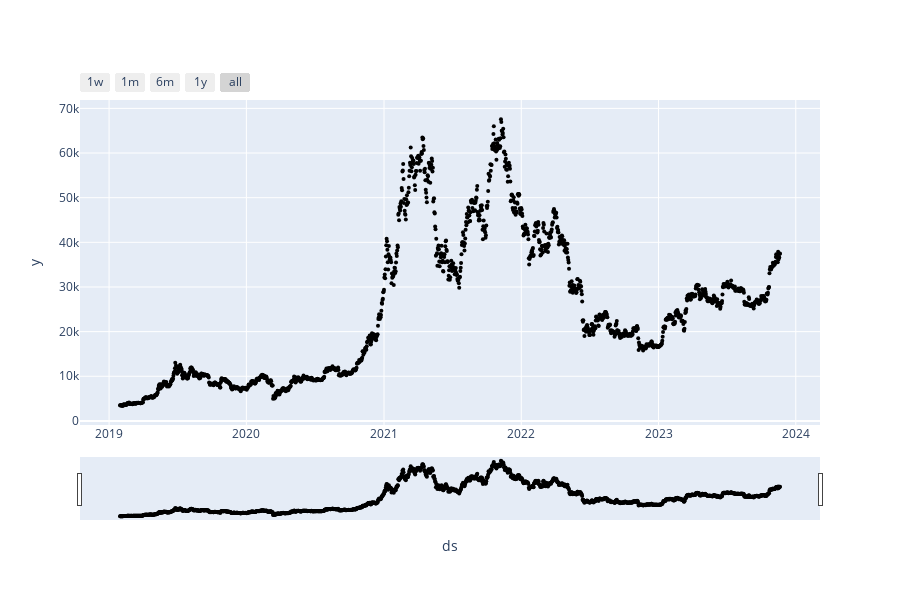
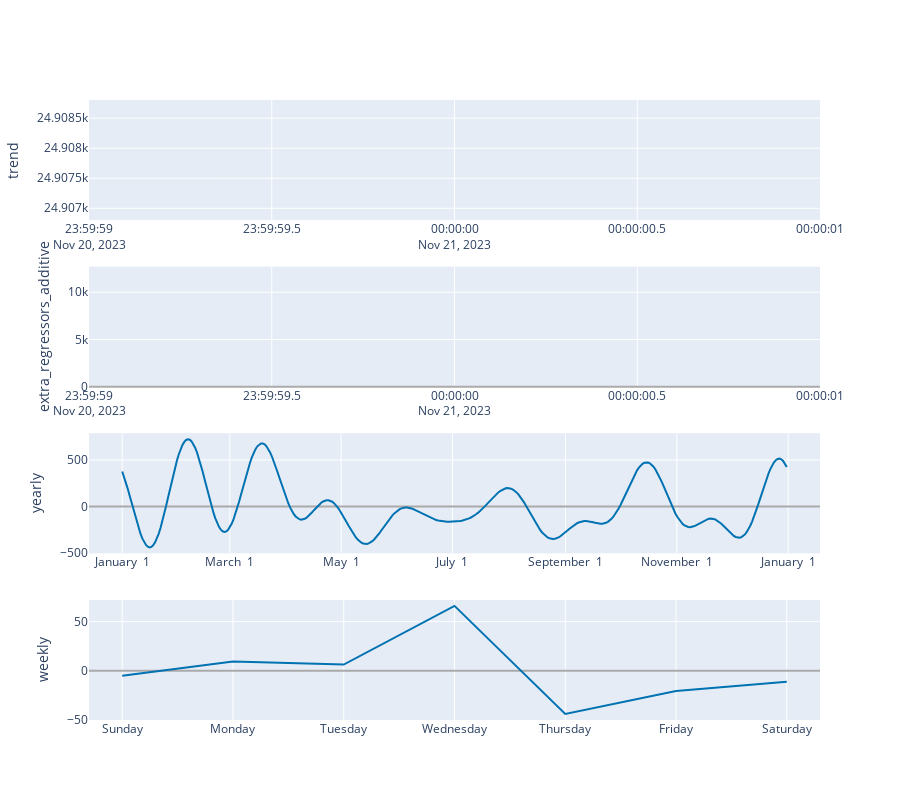

The notebook cell these images were saved under, in order:
### Code cell
import pandas as pd
from prophet import Prophet
from prophet.plot import plot_plotly, plot_components_plotly
import yfinance as yf
from datetime import datetime, timedelta
from sklearn.metrics import mean_squared_error
import numpy as np

# Load historical Bitcoin price data
symbol = "BTC-USD"
start_date = "2019-01-01"
end_date = datetime.today().strftime('%Y-%m-%d')
bitcoin_data = yf.download(symbol, start=start_date, end=end_date)

# Prepare the data for Prophet
df = pd.DataFrame()
df['ds'] = bitcoin_data.index
df['y'] = bitcoin_data['Close'].values

# Feature Engineering
# Add additional features, such as daily returns, moving averages, and volatility
df['returns'] = df['y'].pct_change()
df['ma7'] = df['y'].rolling(window=7).mean()
df['ma30'] = df['y'].rolling(window=30).mean()
df['volatility'] = df['returns'].rolling(window=7).std()
df = df.dropna()

# model 3

# Instantiate the Prophet model
model3 = Prophet(changepoint_prior_scale=0.05, yearly_seasonality=True, weekly_seasonality=True, daily_seasonality=False)

# Add additional regressors
model3.add_regressor('ma7')
model3.add_regressor('ma30')
model3.add_regressor('volatility')

# Fit the model
model3.fit(df)

# Create a dataframe for the next day
future = model3.make_future_dataframe(periods=1, freq='D', include_history=False)

# Add regressor values for the next day
# Adjust these values based on the actual values for the next day
future['ma7'] = df['ma7'].values[-1]
future['ma30'] = df['ma30'].values[-1]
future['volatility'] = df['volatility'].values[-1]

# Make predictions for the next day
forecast = model3.predict(future)

# Extract the predicted closing price for the next day
predicted_price = forecast['yhat'].iloc[0]

# Get the actual closing price for the next day
actual_price = yf.download(symbol, start=end_date, end=(datetime.today() + timedelta(days=1)).strftime('%Y-%m-%d'))['Close'].iloc[0]

# Calculate the absolute error
error = abs(predicted_price - actual_price)

print("Predicted Price:", predicted_price)
print("Actual Price:", actual_price)
print("Absolute Error:", error)

# Evaluate model performance on historical data
df['y_pred'] = model3.predict(df[['ds', 'ma7', 'ma30', 'volatility']])['yhat']
df = df.dropna()
mse = mean_squared_error(df['y'], df['y_pred'])
rmse = np.sqrt(mse)
r2 = r2_score(df['y'], df['y_pred'])

print("Mean Squared Error (MSE):", mse)
print("Root Mean Squared Error (RMSE):", rmse)
print(f"R-squared (R2): {r2}")

# Plot the forecast and components
fig_forecast = plot_plotly(model3, forecast)
fig_components = plot_components_plotly(model3, forecast)
fig_forecast.show()
fig_components.show()

### Figure 1 — Plotly figure (JSON) as saved in the notebook; plotly's stock layout.template omitted (floating-point values rounded to 4 significant figures; data arrays with more than 128 entries replaced by an {"elided": "..."} marker saying what was removed)
{"data": [{"marker": {"color": "black", "size": 4}, "mode": "markers", "name": "Actual", "type": "scatter", "x": {"elided": "1756 str values"}, "y": {"elided": "1756 float values"}}, {"hoverinfo": "skip", "line": {"width": 0}, "mode": "lines", "type": "scatter", "x": ["2023-11-21T00:00:00"], "y": [35170.0]}, {"fill": "tonexty", "fillcolor": "rgba(0, 114, 178, 0.2)", "line": {"color": "#0072B2", "width": 2}, "mode": "lines", "name": "Predicted", "type": "scatter", "x": ["2023-11-21T00:00:00"], "y": [36860.0]}, {"fill": "tonexty", "fillcolor": "rgba(0, 114, 178, 0.2)", "hoverinfo": "skip", "line": {"width": 0}, "mode": "lines", "type": "scatter", "x": ["2023-11-21T00:00:00"], "y": [38470.0]}], "layout": {"height": 600, "showlegend": false, "width": 900, "xaxis": {"rangeselector": {"buttons": [{"count": 7, "label": "1w", "step": "day", "stepmode": "backward"}, {"count": 1, "label": "1m", "step": "month", "stepmode": "backward"}, {"count": 6, "label": "6m", "step": "month", "stepmode": "backward"}, {"count": 1, "label": "1y", "step": "year", "stepmode": "backward"}, {"step": "all"}]}, "rangeslider": {"visible": true}, "title": {"text": "ds"}, "type": "date"}, "yaxis": {"title": {"text": "y"}}}}

### Figure 2 — Plotly figure (JSON) as saved in the notebook; plotly's stock layout.template omitted (floating-point values rounded to 4 significant figures; data arrays with more than 128 entries replaced by an {"elided": "..."} marker saying what was removed)
{"data": [{"line": {"color": "#0072B2", "width": 2}, "mode": "lines", "name": "trend", "type": "scatter", "x": ["2023-11-21T00:00:00"], "xaxis": "x", "y": [24910.0], "yaxis": "y"}, {"line": {"color": "#0072B2", "width": 2}, "mode": "lines", "name": "extra_regressors_additive", "type": "scatter", "x": ["2023-11-21T00:00:00"], "xaxis": "x2", "y": [12080.0], "yaxis": "y2"}, {"line": {"color": "#0072B2", "width": 2}, "mode": "lines", "name": "yearly", "type": "scatter", "x": {"elided": "365 str values"}, "xaxis": "x3", "y": {"elided": "365 float values"}, "yaxis": "y3"}, {"line": {"color": "#0072B2", "width": 2}, "mode": "lines", "name": "weekly", "type": "scatter", "x": ["2017-01-01T00:00:00", "2017-01-02T00:00:00", "2017-01-03T00:00:00", "2017-01-04T00:00:00", "2017-01-05T00:00:00", "2017-01-06T00:00:00", "2017-01-07T00:00:00"], "xaxis": "x4", "y": [-5.143, 9.302, 6.184, 66.09, -44.27, -20.82, -11.35], "yaxis": "y4"}], "layout": {"height": 800, "showlegend": false, "width": 900, "xaxis": {"anchor": "y", "domain": [0, 1], "range": ["2023-11-21T00:00:00", "2023-11-21T00:00:00"], "type": "date"}, "xaxis2": {"anchor": "y2", "domain": [0, 1], "range": ["2023-11-21T00:00:00", "2023-11-21T00:00:00"], "type": "date"}, "xaxis3": {"anchor": "y3", "domain": [0, 1], "range": ["2016-12-13T18:54:02.958904115", "2018-01-18T11:04:57.863013581"], "tickformat": "%B %e", "type": "date"}, "xaxis4": {"anchor": "y4", "domain": [0, 1], "range": ["2016-12-31T16:48:00", "2017-01-07T07:12:00"], "tickformat": "%A", "type": "date"}, "yaxis": {"anchor": "x", "domain": [0.8063, 1], "rangemode": "normal", "title": {"text": "trend"}, "zerolinecolor": "#AAA"}, "yaxis2": {"anchor": "x2", "domain": [0.5375, 0.7312], "rangemode": "tozero", "title": {"text": "extra_regressors_additive"}, "zerolinecolor": "#AAA"}, "yaxis3": {"anchor": "x3", "domain": [0.2687, 0.4625], "title": {"text": "yearly"}, "zerolinecolor": "#AAA"}, "yaxis4": {"anchor": "x4", "domain": [0, 0.1938], "title": {"text": "weekly"}, "zerolinecolor": "#AAA"}}}
